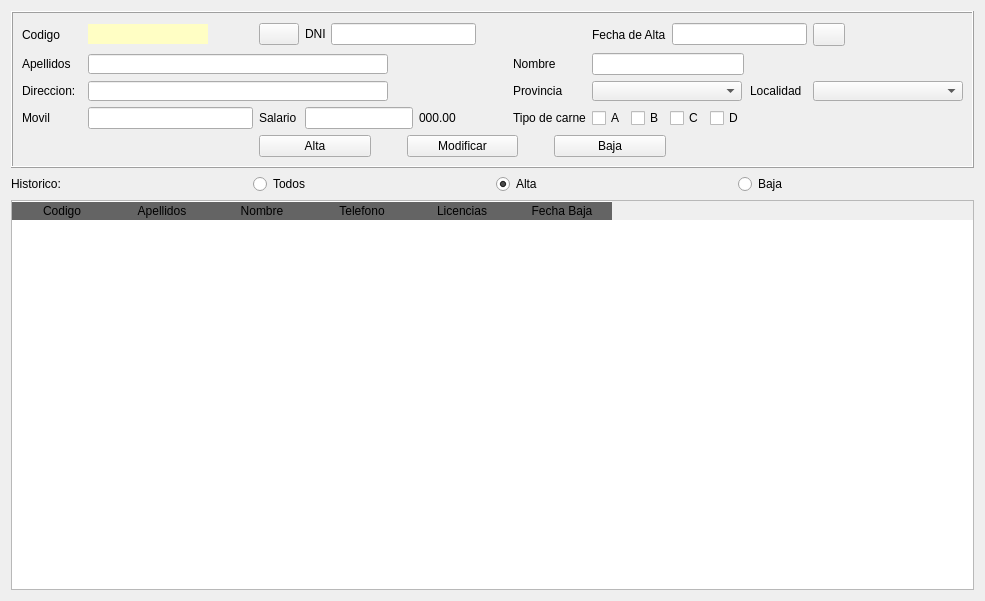
      <widget class="QWidget" name="panelDrivers">
       <property name="sizePolicy">
        <sizepolicy hsizetype="Preferred" vsizetype="Preferred">
         <horstretch>0</horstretch>
         <verstretch>0</verstretch>
        </sizepolicy>
       </property>
       <attribute name="title">
        <string>CONDUCTORES</string>
       </attribute>
       <layout class="QGridLayout" name="gridLayout_5">
        <item row="0" column="0">
         <widget class="QFrame" name="frame">
          <property name="sizePolicy">
           <sizepolicy hsizetype="Expanding" vsizetype="Expanding">
            <horstretch>0</horstretch>
            <verstretch>0</verstretch>
           </sizepolicy>
          </property>
          <property name="styleSheet">
           <string notr="true"/>
          </property>
          <property name="frameShape">
           <enum>QFrame::Box</enum>
          </property>
          <property name="frameShadow">
           <enum>QFrame::Raised</enum>
          </property>
          <layout class="QGridLayout" name="gridLayout_2">
           <item row="1" column="0">
            <widget class="QLabel" name="lblapellidos">
             <property name="minimumSize">
              <size>
               <width>60</width>
               <height>20</height>
              </size>
             </property>
             <property name="text">
              <string>Apellidos</string>
             </property>
            </widget>
           </item>
           <item row="0" column="9" colspan="2">
            <widget class="QLineEdit" name="txtfecha">
             <property name="minimumSize">
              <size>
               <width>120</width>
               <height>20</height>
              </size>
             </property>
             <property name="alignment">
              <set>Qt::AlignCenter</set>
             </property>
            </widget>
           </item>
           <item row="2" column="7">
            <widget class="QLabel" name="lblprovincia">
             <property name="text">
              <string>Provincia</string>
             </property>
            </widget>
           </item>
           <item row="0" column="4" colspan="2">
            <widget class="QLineEdit" name="txtDNI">
             <property name="minimumSize">
              <size>
               <width>120</width>
               <height>20</height>
              </size>
             </property>
             <property name="alignment">
              <set>Qt::AlignCenter</set>
             </property>
            </widget>
           </item>
           <item row="2" column="8" colspan="2">
            <widget class="QComboBox" name="cmbProv">
             <property name="minimumSize">
              <size>
               <width>150</width>
               <height>20</height>
              </size>
             </property>
             <property name="maximumSize">
              <size>
               <width>150</width>
               <height>20</height>
              </size>
             </property>
            </widget>
           </item>
           <item row="2" column="10">
            <widget class="QLabel" name="lbllocalidad">
             <property name="text">
              <string>Localidad</string>
             </property>
            </widget>
           </item>
           <item row="2" column="11">
            <widget class="QComboBox" name="cmbMuni">
             <property name="minimumSize">
              <size>
               <width>150</width>
               <height>20</height>
              </size>
             </property>
             <property name="maximumSize">
              <size>
               <width>150</width>
               <height>20</height>
              </size>
             </property>
            </widget>
           </item>
           <item row="3" column="0">
            <widget class="QLabel" name="lblmovil">
             <property name="text">
              <string>Movil</string>
             </property>
            </widget>
           </item>
           <item row="2" column="0">
            <widget class="QLabel" name="lbldir">
             <property name="text">
              <string>Direccion: </string>
             </property>
            </widget>
           </item>
           <item row="0" column="8">
            <widget class="QLabel" name="lblcodigo_2">
             <property name="minimumSize">
              <size>
               <width>50</width>
               <height>20</height>
              </size>
             </property>
             <property name="text">
              <string>Fecha de Alta</string>
             </property>
            </widget>
           </item>
           <item row="1" column="1" colspan="4">
            <widget class="QLineEdit" name="txtapellidos">
             <property name="minimumSize">
              <size>
               <width>300</width>
               <height>20</height>
              </size>
             </property>
             <property name="maximumSize">
              <size>
               <width>300</width>
               <height>20</height>
              </size>
             </property>
            </widget>
           </item>
           <item row="1" column="7">
            <widget class="QLabel" name="lblcodigo_6">
             <property name="minimumSize">
              <size>
               <width>50</width>
               <height>20</height>
              </size>
             </property>
             <property name="text">
              <string>Nombre</string>
             </property>
            </widget>
           </item>
           <item row="1" column="8" colspan="2">
            <widget class="QLineEdit" name="txtnombre">
             <property name="minimumSize">
              <size>
               <width>0</width>
               <height>20</height>
              </size>
             </property>
            </widget>
           </item>
           <item row="2" column="1" colspan="4">
            <widget class="QLineEdit" name="txtdir">
             <property name="minimumSize">
              <size>
               <width>300</width>
               <height>20</height>
              </size>
             </property>
             <property name="maximumSize">
              <size>
               <width>300</width>
               <height>20</height>
              </size>
             </property>
            </widget>
           </item>
           <item row="0" column="11">
            <widget class="QPushButton" name="btnCalendario">
             <property name="maximumSize">
              <size>
               <width>32</width>
               <height>23</height>
              </size>
             </property>
             <property name="text">
              <string/>
             </property>
             <property name="icon">
              <iconset>
               <normaloff>../img/calendarday_January_month_calendari_1584.ico</normaloff>../img/calendarday_January_month_calendari_1584.ico</iconset>
             </property>
            </widget>
           </item>
           <item row="0" column="6">
            <widget class="QLabel" name="lblValidarDNI">
             <property name="minimumSize">
              <size>
               <width>25</width>
               <height>25</height>
              </size>
             </property>
             <property name="maximumSize">
              <size>
               <width>25</width>
               <height>25</height>
              </size>
             </property>
             <property name="font">
              <font>
               <family>Segoe Print</family>
               <pointsize>14</pointsize>
               <weight>50</weight>
               <bold>false</bold>
              </font>
             </property>
             <property name="text">
              <string/>
             </property>
             <property name="scaledContents">
              <bool>true</bool>
             </property>
             <property name="alignment">
              <set>Qt::AlignCenter</set>
             </property>
            </widget>
           </item>
           <item row="3" column="2">
            <widget class="QLabel" name="lblsalario">
             <property name="text">
              <string>Salario</string>
             </property>
            </widget>
           </item>
           <item row="4" column="2" colspan="7">
            <layout class="QGridLayout" name="gridLayout_8">
             <item row="0" column="3">
              <spacer name="horizontalSpacer_4">
               <property name="orientation">
                <enum>Qt::Horizontal</enum>
               </property>
               <property name="sizeType">
                <enum>QSizePolicy::Fixed</enum>
               </property>
               <property name="sizeHint" stdset="0">
                <size>
                 <width>30</width>
                 <height>20</height>
                </size>
               </property>
              </spacer>
             </item>
             <item row="0" column="1">
              <spacer name="horizontalSpacer_3">
               <property name="orientation">
                <enum>Qt::Horizontal</enum>
               </property>
               <property name="sizeType">
                <enum>QSizePolicy::Fixed</enum>
               </property>
               <property name="sizeHint" stdset="0">
                <size>
                 <width>30</width>
                 <height>20</height>
                </size>
               </property>
              </spacer>
             </item>
             <item row="0" column="0">
              <widget class="QPushButton" name="btnAltaDriver">
               <property name="text">
                <string>Alta</string>
               </property>
              </widget>
             </item>
             <item row="0" column="4">
              <widget class="QPushButton" name="btnBajaDriver">
               <property name="text">
                <string>Baja</string>
               </property>
              </widget>
             </item>
             <item row="0" column="2">
              <widget class="QPushButton" name="btnModificarDriver">
               <property name="text">
                <string>Modificar</string>
               </property>
              </widget>
             </item>
            </layout>
           </item>
           <item row="3" column="1">
            <widget class="QLineEdit" name="txtmovil">
             <property name="minimumSize">
              <size>
               <width>0</width>
               <height>20</height>
              </size>
             </property>
             <property name="alignment">
              <set>Qt::AlignCenter</set>
             </property>
            </widget>
           </item>
           <item row="3" column="5" colspan="2">
            <widget class="QLabel" name="lblsal">
             <property name="text">
              <string>000.00</string>
             </property>
            </widget>
           </item>
           <item row="3" column="3" colspan="2">
            <widget class="QLineEdit" name="txtsalario">
             <property name="minimumSize">
              <size>
               <width>0</width>
               <height>20</height>
              </size>
             </property>
             <property name="alignment">
              <set>Qt::AlignCenter</set>
             </property>
            </widget>
           </item>
           <item row="3" column="7" colspan="3">
            <layout class="QHBoxLayout" name="horizontalLayout_3">
             <item>
              <widget class="QLabel" name="lblCarne">
               <property name="text">
                <string>Tipo de carne</string>
               </property>
              </widget>
             </item>
             <item>
              <widget class="QCheckBox" name="chkA">
               <property name="text">
                <string>A</string>
               </property>
              </widget>
             </item>
             <item>
              <widget class="QCheckBox" name="chkB">
               <property name="text">
                <string>B</string>
               </property>
              </widget>
             </item>
             <item>
              <widget class="QCheckBox" name="chkC">
               <property name="text">
                <string>C</string>
               </property>
              </widget>
             </item>
             <item>
              <widget class="QCheckBox" name="chkD">
               <property name="text">
                <string>D</string>
               </property>
              </widget>
             </item>
            </layout>
           </item>
           <item row="0" column="3">
            <widget class="QLabel" name="lblDNI">
             <property name="minimumSize">
              <size>
               <width>0</width>
               <height>0</height>
              </size>
             </property>
             <property name="maximumSize">
              <size>
               <width>20</width>
               <height>20</height>
              </size>
             </property>
             <property name="text">
              <string>DNI</string>
             </property>
            </widget>
           </item>
           <item row="0" column="0">
            <widget class="QLabel" name="lblcodigo">
             <property name="minimumSize">
              <size>
               <width>50</width>
               <height>20</height>
              </size>
             </property>
             <property name="text">
              <string>Codigo</string>
             </property>
            </widget>
           </item>
           <item row="0" column="1">
            <widget class="QLabel" name="lblcodbd">
             <property name="maximumSize">
              <size>
               <width>120</width>
               <height>20</height>
              </size>
             </property>
             <property name="styleSheet">
              <string notr="true">background:  rgb(255, 254, 196)</string>
             </property>
             <property name="text">
              <string/>
             </property>
             <property name="alignment">
              <set>Qt::AlignCenter</set>
             </property>
            </widget>
           </item>
           <item row="0" column="2">
            <widget class="QPushButton" name="btnBuscar">
             <property name="text">
              <string/>
             </property>
             <property name="icon">
              <iconset>
               <normaloff>../img/lupaper.ico</normaloff>../img/lupaper.ico</iconset>
             </property>
             <property name="iconSize">
              <size>
               <width>15</width>
               <height>15</height>
              </size>
             </property>
            </widget>
           </item>
          </layout>
         </widget>
        </item>
        <item row="1" column="0">
         <layout class="QHBoxLayout" name="horizontalLayout_4">
          <item>
           <widget class="QLabel" name="lblHistorico">
            <property name="text">
             <string>Historico:</string>
            </property>
           </widget>
          </item>
          <item>
           <widget class="QRadioButton" name="rbtTodos">
            <property name="text">
             <string>Todos</string>
            </property>
            <property name="checked">
             <bool>false</bool>
            </property>
           </widget>
          </item>
          <item>
           <widget class="QRadioButton" name="rbtAlta">
            <property name="text">
             <string>Alta</string>
            </property>
            <property name="checked">
             <bool>true</bool>
            </property>
           </widget>
          </item>
          <item>
           <widget class="QRadioButton" name="rbtBaja">
            <property name="text">
             <string>Baja</string>
            </property>
           </widget>
          </item>
         </layout>
        </item>
        <item row="2" column="0">
         <widget class="QTableWidget" name="tabDrivers">
          <property name="minimumSize">
           <size>
            <width>800</width>
            <height>390</height>
           </size>
          </property>
          <property name="styleSheet">
           <string notr="true">QHeaderView::section:horizontal
{
border-top: 1px solid #ffffff;
color:'white';
font: 11pt &quot;Arial&quot;;
background-color:rgb(100,100,100);
}</string>
          </property>
          <property name="editTriggers">
           <set>QAbstractItemView::NoEditTriggers</set>
          </property>
          <property name="alternatingRowColors">
           <bool>true</bool>
          </property>
          <property name="selectionBehavior">
           <enum>QAbstractItemView::SelectRows</enum>
          </property>
          <attribute name="verticalHeaderVisible">
           <bool>false</bool>
          </attribute>
          <column>
           <property name="text">
            <string>Codigo</string>
           </property>
          </column>
          <column>
           <property name="text">
            <string>Apellidos</string>
           </property>
          </column>
          <column>
           <property name="text">
            <string>Nombre</string>
           </property>
          </column>
          <column>
           <property name="text">
            <string>Telefono</string>
           </property>
          </column>
          <column>
           <property name="text">
            <string>Licencias</string>
           </property>
          </column>
          <column>
           <property name="text">
            <string>Fecha Baja</string>
           </property>
          </column>
         </widget>
        </item>
       </layout>
      </widget>
